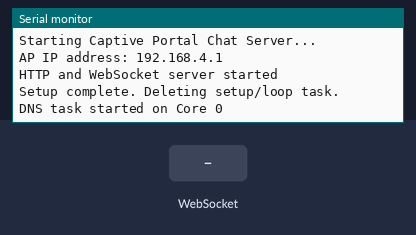
Bench run of a program on a simulated ESP32. Parts: the last lines printed to the serial monitor. The inputs (shaded band) are chosen by the test bench.

Above: at 1.3 s.
1.4 s: WebSocket text "1" received
At 1.8 s:
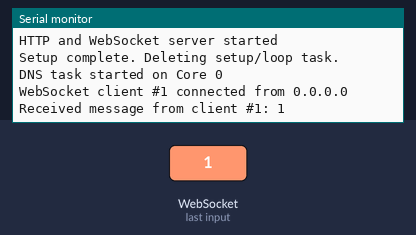
2.9 s: WebSocket text "0" received
At 4.1 s:
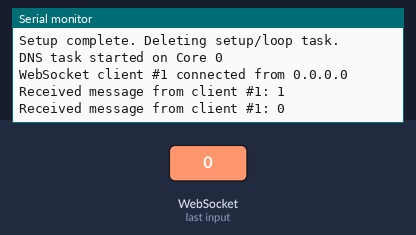

Measured:
- after the input at 1.4 s, the serial monitor: prints a new line at once (image 1)
- after the input at 2.9 s, the serial monitor: prints a new line at once (image 2)

The program:

main.cpp
```cpp
#include <Arduino.h>
#include <WiFi.h>
#include <DNSServer.h>
#include <ESPAsyncWebServer.h>

#include "network_setup.h"
#include "websocket_handler.h"

// --- Global Objects (Definition) ---
// These are the actual objects. Other files refer to them via 'extern'.
DNSServer dnsServer;
AsyncWebServer server(80);
AsyncWebSocket ws("/ws");

// --- Global Settings ---
const char *ssid = "SALA DE CHAT (PODE ENTRAR)";
const IPAddress apIP(192, 168, 4, 1);

void setup()
{
    Serial.begin(115200);
    Serial.println("\nStarting Captive Portal Chat Server...");

    // Call the setup functions from our modules
    setupNetworkServices();
    startDnsTask();

    Serial.println("Setup complete. Deleting setup/loop task.");
}

void loop()
{
    // The loop is empty because all work is now handled by FreeRTOS tasks
    // and asynchronous server callbacks.
    vTaskDelete(NULL); // Delete the loop task to free up resources.
}
```

network_setup.cpp
```cpp
#include <WiFi.h>
#include <DNSServer.h>
#include <ESPAsyncWebServer.h>
#include "network_setup.h"
#include "websocket_handler.h" // Needs onWsEvent
#include "web_page.h"          // Needs index_html

// --- Portal Settings (kept here as they are network-specific) ---
extern const char *ssid;
extern const IPAddress apIP;

// Bring the global objects into this file's scope
extern DNSServer dnsServer;
extern AsyncWebServer server;
extern AsyncWebSocket ws;

// --- FreeRTOS Task Handle ---
TaskHandle_t dnsTaskHandle = NULL;

// This class handles captive portal requests for external domains.
class CaptiveRequestHandler : public AsyncWebHandler
{
public:
    CaptiveRequestHandler() {}
    virtual ~CaptiveRequestHandler() {}

    bool canHandle(AsyncWebServerRequest *request)
    {
        return (request->host().length() > 0 && !request->host().equals(WiFi.softAPIP().toString()));
    }

    void handleRequest(AsyncWebServerRequest *request)
    {
        AsyncWebServerResponse *response = request->beginResponse(302);
        response->addHeader("Location", String("http://") + WiFi.softAPIP().toString());
        request->send(response);
    }
};

// FreeRTOS task to process DNS requests.
void dnsTask(void *parameter)
{
    Serial.println("DNS task started on Core 0");
    for (;;)
    {
        dnsServer.processNextRequest();
        vTaskDelay(pdMS_TO_TICKS(10));
    }
}

void setupNetworkServices()
{
    // Configure the ESP32 as an Access Point.
    WiFi.softAP(ssid);
    delay(100);
    WiFi.softAPConfig(apIP, apIP, IPAddress(255, 255, 255, 0));
    Serial.print("AP IP address: ");
    Serial.println(WiFi.softAPIP());

    // Start the DNS server.
    dnsServer.start(53, "*", apIP);

    // Set up WebSocket and Web Server handlers.
    ws.onEvent(onWsEvent);
    server.addHandler(&ws);

    server.on("/", HTTP_GET, [](AsyncWebServerRequest *request)
              { request->send_P(200, "text/html", index_html); });

    server.addHandler(new CaptiveRequestHandler()).setFilter(ON_AP_FILTER);

    // Start the web server.
    server.begin();
    Serial.println("HTTP and WebSocket server started");
}

void startDnsTask()
{
    xTaskCreatePinnedToCore(dnsTask, "DNSTask", 3072, NULL, 1, &dnsTaskHandle, 0);
}
```

network_setup.h
```cpp
#ifndef NETWORK_SETUP_H
#define NETWORK_SETUP_H

extern const IPAddress apIP;

// Declare the setup functions that main.cpp will call
void setupNetworkServices();
void startDnsTask();

#endif // NETWORK_SETUP_H
```

web_page.h
```cpp
#ifndef WEB_PAGE_H
#define WEB_PAGE_H

#include <Arduino.h> // Required for PROGMEM

// HTML for the chat page.
// Includes CSS for styling and JavaScript for WebSocket communication.
const char index_html[] PROGMEM = R"rawliteral(
<!DOCTYPE HTML><html>
<head>
  <title>Chat Local</title>
  <meta name="viewport" content="width=device-width, initial-scale=1, user-scalable=no">
  <style>
    body { font-family: -apple-system, BlinkMacSystemFont, "Segoe UI", Roboto, Helvetica, Arial, sans-serif; margin: 0; background-color: #f0f2f5; display: flex; justify-content: center; align-items: center; height: 100vh; }
    .chat-wrapper { width: 100%; height: 100%; display: flex; flex-direction: column; }
    #setup-container { text-align: center; padding: 20px; background-color: #fff; border-radius: 8px; box-shadow: 0 2px 10px rgba(0,0,0,0.1); margin: auto; }
    #setup-container h1 { margin-top: 0; }
    #setup-container input { padding: 10px; border: 1px solid #ddd; border-radius: 4px; font-size: 16px; width: calc(100% - 22px); }
    #setup-container button { margin-top: 10px; padding: 10px 20px; border: none; background-color: #007bff; color: white; border-radius: 4px; font-size: 16px; cursor: pointer; }
    #chat-container { display: none; flex-direction: column; width: 100%; height: 100%; background-color: #fff; box-shadow: 0 0 10px rgba(0,0,0,0.1); }
    #messages { flex: 1; overflow-y: auto; padding: 10px; display: flex; flex-direction: column; }
    .message { max-width: 70%; padding: 8px 12px; margin-bottom: 8px; border-radius: 18px; line-height: 1.4; word-wrap: break-word; }
    .message.own-message { background-color: #007bff; color: white; align-self: flex-end; }
    .message.other-message { background-color: #e4e6eb; color: #050505; align-self: flex-start; }
    .message strong { font-weight: 600; display: block; margin-bottom: 2px; font-size: 0.8em; color: #65676b; }
    .message.own-message strong { color: #f0f2f5; }
    .system-message { align-self: center; background-color: #f0f2f5; color: #65676b; font-size: 0.8em; padding: 4px 10px; border-radius: 10px; }
    #input-area { display: flex; padding: 10px; border-top: 1px solid #ddd; background-color: #f0f2f5; }
    #input-area input { flex: 1; padding: 10px; border: 1px solid #ccc; border-radius: 18px; outline: none; }
    #input-area button { margin-left: 10px; padding: 10px 15px; border: none; background-color: #007bff; color: white; border-radius: 18px; cursor: pointer; }
  </style>
</head>
<body>
  <div class="chat-wrapper">
    <div id="setup-container">
      <h1>Bem-vindo ao Chat</h1>
      <p>Digite seu nome para entrar:</p>
      <input type="text" id="username-input" placeholder="Seu nome..." maxlength="20" autocomplete="off">
      <button onclick="joinChat()">Entrar</button>
    </div>
    <div id="chat-container">
      <div id="messages"></div>
      <div id="input-area">
        <input type="text" id="message-input" placeholder="Digite uma mensagem..." autocomplete="off">
        <button onclick="sendMessage()">Enviar</button>
      </div>
    </div>
  </div>
  <script>
    let ws;
    let username = '';
    function joinChat() {
      username = document.getElementById('username-input').value.trim();
      if (!username) { alert('Por favor, digite um nome.'); return; }
      document.getElementById('setup-container').style.display = 'none';
      document.getElementById('chat-container').style.display = 'flex';
      document.getElementById('message-input').focus();
      initWebSocket();
    }
    function initWebSocket() {
      ws = new WebSocket('ws://' + window.location.host + '/ws');
      ws.onopen = (event) => { displaySystemMessage('Conectado ao chat!'); };
      ws.onclose = (event) => { displaySystemMessage('Desconectado. Tentando reconectar...'); setTimeout(initWebSocket, 2000); };
      ws.onmessage = (event) => {
        const data = JSON.parse(event.data);
        displayUserMessage(data.user, data.message);
      };
    }
    function sendMessage() {
      const messageInput = document.getElementById('message-input');
      const message = messageInput.value.trim();
      if (message && ws.readyState === WebSocket.OPEN) {
        const data = { user: username, message: message };
        ws.send(JSON.stringify(data));
        messageInput.value = '';
      }
    }
    function displayUserMessage(user, message) {
      const messagesDiv = document.getElementById('messages');
      const msgContainer = document.createElement('div');
      msgContainer.classList.add('message', user === username ? 'own-message' : 'other-message');
      if (user !== username) {
        msgContainer.innerHTML = `<strong>${escapeHTML(user)}</strong>`;
      }
      const p = document.createElement('p');
      p.textContent = message;
      msgContainer.appendChild(p);
      messagesDiv.appendChild(msgContainer);
      messagesDiv.scrollTop = messagesDiv.scrollHeight;
    }
    function displaySystemMessage(message) {
      const messagesDiv = document.getElementById('messages');
      const msgElement = document.createElement('div');
      msgElement.classList.add('system-message');
      msgElement.textContent = message;
      messagesDiv.appendChild(msgElement);
      messagesDiv.scrollTop = messagesDiv.scrollHeight;
    }
    function escapeHTML(str) { return str.replace(/[&<>"']/g, m => ({'&':'&amp;','<':'&lt;','>':'&gt;','"':'&quot;',"'":'&#39;'})[m]); }
    document.getElementById('username-input').addEventListener('keyup', (e) => { if (e.key === 'Enter') joinChat(); });
    document.getElementById('message-input').addEventListener('keyup', (e) => { if (e.key === 'Enter') sendMessage(); });
  </script>
</body>
</html>
)rawliteral";

#endif // WEB_PAGE_H
```

websocket_handler.cpp
```cpp
#include "websocket_handler.h"

// Bring the global 'ws' object into this file's scope
extern AsyncWebSocket ws;

// Handles WebSocket events
void onWsEvent(AsyncWebSocket *server, AsyncWebSocketClient *client, AwsEventType type, void *arg, uint8_t *data, size_t len)
{
    switch (type)
    {
    case WS_EVT_CONNECT:
        Serial.printf("WebSocket client #%u connected from %s\n", client->id(), client->remoteIP().toString().c_str());
        break;
    case WS_EVT_DISCONNECT:
        Serial.printf("WebSocket client #%u disconnected\n", client->id());
        break;
    case WS_EVT_DATA:
    {
        AwsFrameInfo *info = (AwsFrameInfo *)arg;
        if (info->final && info->index == 0 && info->len == len && info->opcode == WS_TEXT)
        {
            data[len] = 0; // Null-terminate the string
            Serial.printf("Received message from client #%u: %s\n", client->id(), (char *)data);

            // Broadcast the received message to all connected clients
            ws.textAll((char *)data);
        }
        break;
    }
    case WS_EVT_PONG:
    case WS_EVT_ERROR:
        break;
    }
}
```

websocket_handler.h
```cpp
#ifndef WEBSOCKET_HANDLER_H
#define WEBSOCKET_HANDLER_H

#include <ESPAsyncWebServer.h>

// Declare the event handler function
void onWsEvent(AsyncWebSocket *server, AsyncWebSocketClient *client, AwsEventType type, void *arg, uint8_t *data, size_t len);

#endif // WEBSOCKET_HANDLER_H
```
